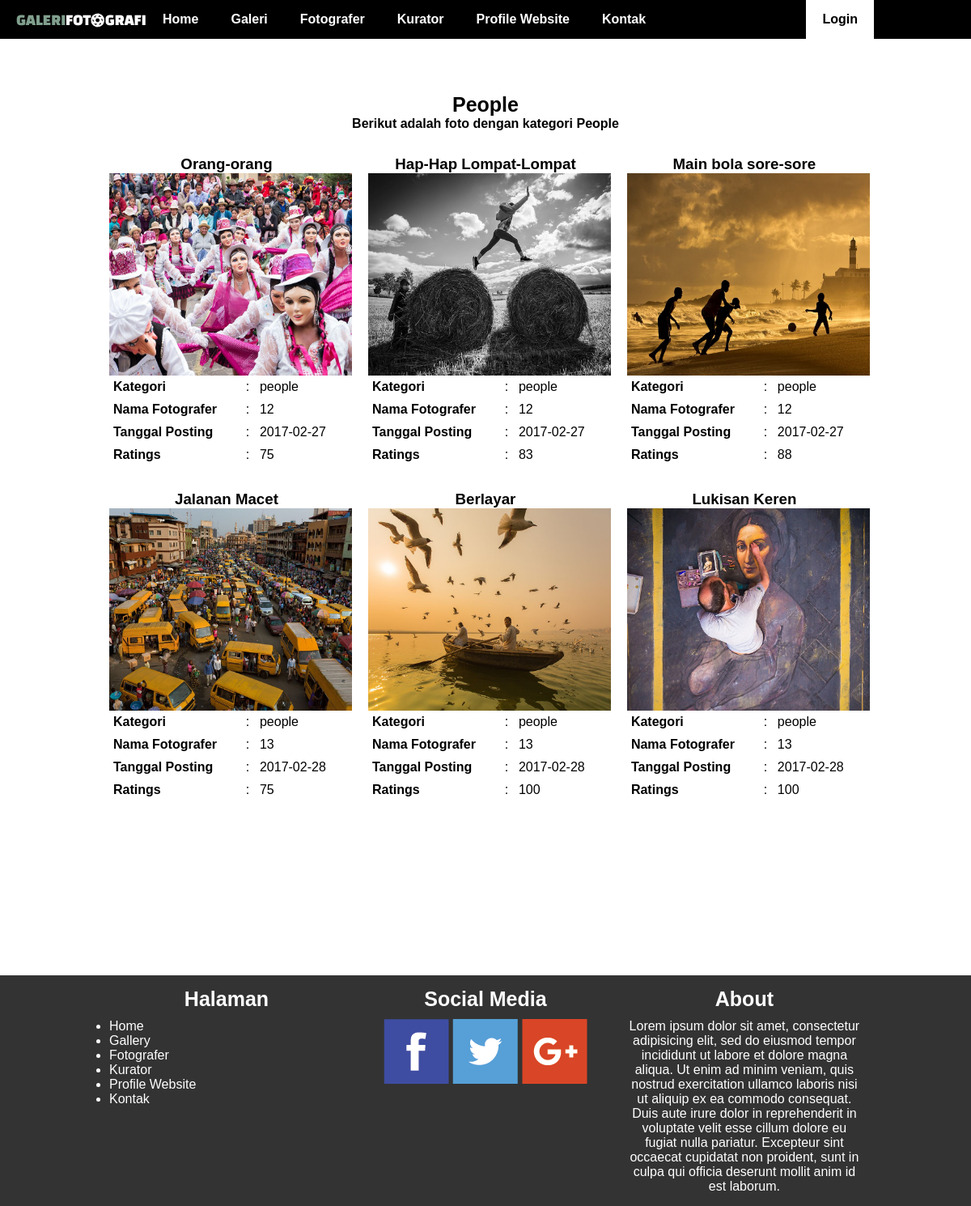
The page /?page=photoPeople on the database its author committed.
### tables this page shows
CREATE TABLE `tb_photo` (
  `id` int(11) NOT NULL,
  `title` varchar(25) NOT NULL,
  `photo` varchar(50) NOT NULL,
  `category` enum('product','people','sport','') DEFAULT NULL,
  `date` date NOT NULL,
  `descPhoto` text NOT NULL,
  `id_user` int(11) NOT NULL,
  `ratings` int(11) DEFAULT NULL
);

### page/photoPeople.php (the view, shortened to what this page needs)
<?php require_once "header.php";
require_once "core/connection.php";
?>
<?php
$people_query = "SELECT * FROM tb_photo WHERE category='people' && ratings >= 74 ";
$people_result = $conn->query($people_query);
?>
<section id="gallery">
  <div class="container">
    <div class="row area" style="padding-top:100px;">
      <div class="col-12">
        <h1 class="master-title">People</h1>
        <p class="main-title-desc"><b>Berikut adalah foto dengan kategori People</b></p>
      </div>
      <?php
       if($people_result->num_rows > 0){
         while($people = $people_result->fetch_assoc()){
      ?>
            <div class="col-4">
              <h3 class="titlePhoto"><a href="?page=photo&action=view&id=<?= $people['id'];?>"><?= $people['title']; ?></a></h3>
              <a href="?page=photo&action=view&id=<?= $people['id'];?>"><img src="asset/img/<?= $people['photo']; ?>" class="box-photo" style="margin: auto; display:block;"></a>
              <table>
                <tr>
                  <td><b>Kategori</b></td>
                  <td>:</td>
                  <td><?= $people['category']; ?></td>
                </tr>
                <tr>
                  <td><b>Nama Fotografer</b></td>
                  <td>:</td>
                  <td><?= $people['id_user']; ?></td>
                </tr>
                <tr>
                  <td><b>Tanggal Posting</b></td>
                  <td>:</td>
                  <td><?= $people['date']; ?></td>
                </tr>
                <tr>
                  <td><b>Ratings</b></td>
                  <td>:</td>
                  <td><?= $people['ratings']; ?></td>
                </tr>
              </table>
            </div>
      <?php } }?>
    </div>
  </div>
</section>
<?php require_once "footer.php"; ?>

### asset/style.css (style rules this page uses)
* { margin: 0px; padding: 0px; box-sizing : border-box; font-family: Helvetica; }
.container { width: 80%; margin: auto; }
.row { content: ''; clear: both; display: table; }
[class*="col-"] { padding: 15px; float: left; }
.col-4 { width: 33.33%; }
.col-12 { width: 100%; }
.master-title { font-size: 25px; text-align: center; }
.area { padding-top: 200px; }
.main-title-desc { text-align: center; }
.titlePhoto { text-align: center; }
.box-photo { width: 300px; height: 250px; }
table { border-collapse: collapse; width: 100%; }
td, th { padding: 5px; }

### page/photoPeople.php (style rules this page uses)
a { text-decoration: none; color: #000; }

### rows shown on the page
tb_photo: title "Orang-orang", photo (picture), category "people", id_user "12", date "2017-02-27", ratings "75"
tb_photo: title "Hap-Hap Lompat-Lompat", photo (picture), category "people", id_user "12", date "2017-02-27", ratings "83"
tb_photo: title "Main bola sore-sore", photo (picture), category "people", id_user "12", date "2017-02-27", ratings "88"
tb_photo: title "Jalanan Macet", photo (picture), category "people", id_user "13", date "2017-02-28", ratings "75"
tb_photo: title "Berlayar", photo (picture), category "people", id_user "13", date "2017-02-28", ratings "100"
tb_photo: title "Lukisan Keren", photo (picture), category "people", id_user "13", date "2017-02-28", ratings "100"
